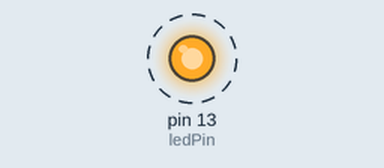
This sketch was run on a simulated Arduino Uno, built with avr-gcc and run on an emulated ATmega328P. On the bench: output pins drawn as LEDs (lit = HIGH). Dashed ring = blinking. What the sketch prints to the serial monitor is not drawn.

Above: at 0.2 s.
Timing chart, 0 to 3.0 s (numbered marks = the images above):
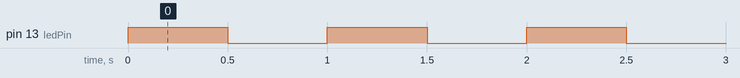

The sketch:

Led_Test.ino
```cpp
// Pin for the onboard LED (typically pin 13 for most Arduino boards)
const int ledPin = LED_BUILTIN;

void setup() {
  // Set up the LED pin as an output
  pinMode(ledPin, OUTPUT);

  // Start serial communication
  Serial.begin(9600);
  while (!Serial) {
    // Wait for the Serial Monitor to open (optional for Arduino Uno R4 WiFi)
  }

  // Display a message on the Serial Monitor
  Serial.println("Arduino is connected and ready!");
}

void loop() {
  // Blink the onboard LED
  digitalWrite(ledPin, HIGH);  // Turn LED on
  delay(500);                 // Wait 500ms
  digitalWrite(ledPin, LOW);   // Turn LED off
  delay(500);                 // Wait 500ms

  // Print a message to the Serial Monitor
  Serial.println("The LED is blinking!");
}
```

Measured:
- by itself, pin 13 (ledPin): alternates HIGH for 0.50 s and LOW for 0.50 s
